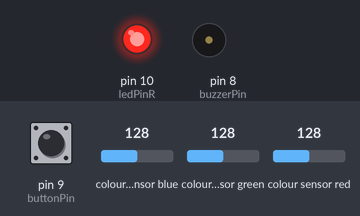
Recording of a sketch running on a simulated Arduino Uno, built with avr-gcc and run on an emulated ATmega328P. Parts: output pins drawn as LEDs (lit = HIGH), buzzer (waves = sounding, pin HIGH). Wiring (inferred from the names in the program): TCS3200 colour sensor: output pin 6; S2 pin 5; S3 pin 4; S0 pin 3; S1 pin 2. The inputs (shaded band) are chosen by the test bench; at power-on: colour sensor green 128, pin 9 (buttonPin) HIGH, colour sensor blue 128, colour sensor red 128. Pins used as bus, display or sensor lines are not drawn; what the sketch prints to the serial monitor is not drawn.

Above: at 0.55 s.
At 1.7 s:
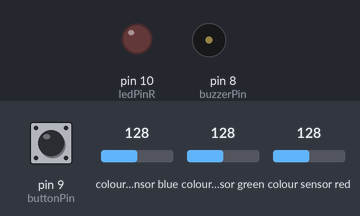
1.8 s: colour sensor green set to 97
Timing chart, 0 to 4.8 s (numbered marks = the images above; inputs shaded):
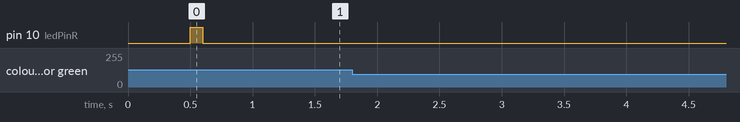

Measured:
- after the input at 1.8 s, every drawn part: stays the same

The sketch:

Kitchen_Code.ino
```cpp
/*Studentname: Mitchell van 't Kruys
  StudentNumber: 4058151
  Project: Advanced Project
  Date: 1/17/2020

  Description:  This application is for the kitchen subsystem. The smoke detector detects
                if the area around it surpases the threshold of smoke or gas. if it does surpass
                the threshold, the system will send a signal to the buzzer to activate it for a
                period of time. the system will also send this message to the administrator system.
*/

// including libraries needed for this code to run:
#include <MQ2.h>

//color sensor
#define S1 2
#define S0 3
#define S3 4
#define S2 5
#define sensorOut 6

// Stores frequency read by the photodiodes
int redFrequency = 0;
int greenFrequency = 0;
int blueFrequency = 0;

//pins
int smokePin = A0;  // pin for the smoke detector.
int buzzerPin = 8;  // pin for the active buzzer actuator.
int buttonPin = 9;
int ledPinR = 10;

float smoke;        // float variable for the smoke calculation .
MQ2 mq2(smokePin);  // Attaching the library to local variable mq2.
int smokeThreshold = 1000;     // threshold to reach before sounding the alarm.

//alarm and led
int ledState = LOW;
long previousMillisAlarm = 0;
long intervalAlarm = 1000;

//Variables in order to save the state of the buttons
int buttonState;            // the current reading from the input pin
int lastButtonState = LOW;  // the previous reading from the mode button

//delays for debouncing
unsigned long lastDebounceTime = 0; // the last time the output pin was toggled
unsigned long debounce = 50;       // the debounce time; increase if the output


void setup() {
  // put your setup code here, to run once:
  Serial.begin(9600);

  // Setting the outputs
  pinMode(S0, OUTPUT);
  pinMode(S1, OUTPUT);
  pinMode(S2, OUTPUT);
  pinMode(S3, OUTPUT);

  // Setting the sensorOut as an input
  pinMode(sensorOut, INPUT);
  // Setting frequency scaling to 20%
  digitalWrite(S0, HIGH);
  digitalWrite(S1, LOW);

  // beginning/setting pinmode for the sensors and actuators.
  mq2.begin();

  //
  pinMode(buzzerPin, OUTPUT);
  pinMode(buttonPin, INPUT_PULLUP);
  pinMode(ledPinR, OUTPUT);

  digitalWrite(ledPinR, HIGH);
}


void loop() {
  // put your main code here, to run repeatedly:

  int resetButton = digitalRead(buttonPin);
  unsigned long currentMillisAlarm = millis();
  int x = 0;

  if (resetButton != lastButtonState)
  {
    lastDebounceTime = millis();
  }


  if ((millis() - lastDebounceTime) > debounce)
  {
    // if the button state has changed:
    if (resetButton != buttonState)
    {
      buttonState = resetButton;

      if (buttonState == HIGH)
      {

        for (int x = 0; x < 5; x++) {
          digitalWrite(ledPinR, LOW);
          noTone(buzzerPin);
          delay(1000);
        }
      }
    }
  }
  if (resetButton == LOW) {
    float* values = mq2.read(false); //set it false if you don't want to print the values in the Serial
    smoke = mq2.readSmoke();       // reading Smoke values.
    if (smoke > smokeThreshold) {

      if (int i = 0 < 100) {
        tone(buzzerPin, 311, 500); // set buzzer tone to 500.
        digitalWrite(ledPinR, HIGH);

        i++;
      }

    }
  }
  lastButtonState = resetButton;

  Color();
}

void Color() {

  // Setting RED (R) filtered photodiodes to be read
  digitalWrite(S2, LOW);
  digitalWrite(S3, LOW);

  // Reading the output frequency
  redFrequency = pulseIn(sensorOut, LOW);

  //remapping
  redFrequency = map(redFrequency, 25 , 80, 255, 0);

  // Setting GREEN (G) filtered photodiodes to be read
  digitalWrite(S2, HIGH);
  digitalWrite(S3, HIGH);

  // Reading the output frequency
  greenFrequency = pulseIn(sensorOut, LOW);

  //remapping
  greenFrequency = map(greenFrequency, 25, 60 , 255, 0);

  // Setting BLUE (B) filtered photodiodes to be read
  digitalWrite(S2, LOW);
  digitalWrite(S3, HIGH);

  // Reading the output frequency
  blueFrequency = pulseIn(sensorOut, LOW);

  //remapping
  blueFrequency = map( blueFrequency, 20, 95, 255, 0);
  delay(100);

  //sensor
  if (redFrequency > 250 && greenFrequency > 175 && greenFrequency < 200 && blueFrequency > 140) {
    Serial.println("banana");
  } else if (redFrequency > 200 && greenFrequency < 0 && blueFrequency < 75) {
    Serial.println("orange");
  } else if (redFrequency > 190 && greenFrequency < 0 && blueFrequency < 170 && blueFrequency > 130) {
    Serial.println("meat");
  } else if (redFrequency > 100 && greenFrequency < 150 && greenFrequency > 50 && blueFrequency > 110) {
    Serial.println("vegetable");
  }else if(redFrequency < 10 && greenFrequency < 50 && blueFrequency < 170){
      Serial.println("water");
      }
}
```
